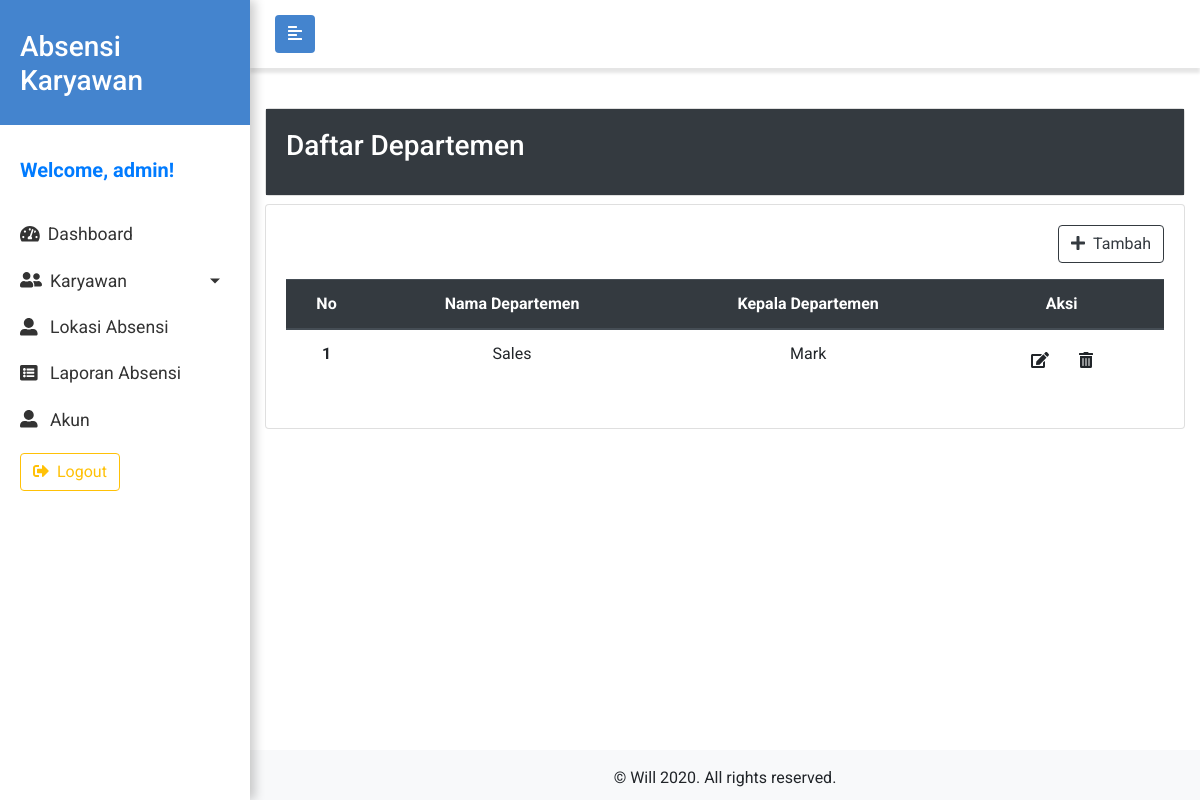
The page /admin/index.php?page=departemen (signed in) on the database as committed earlier.
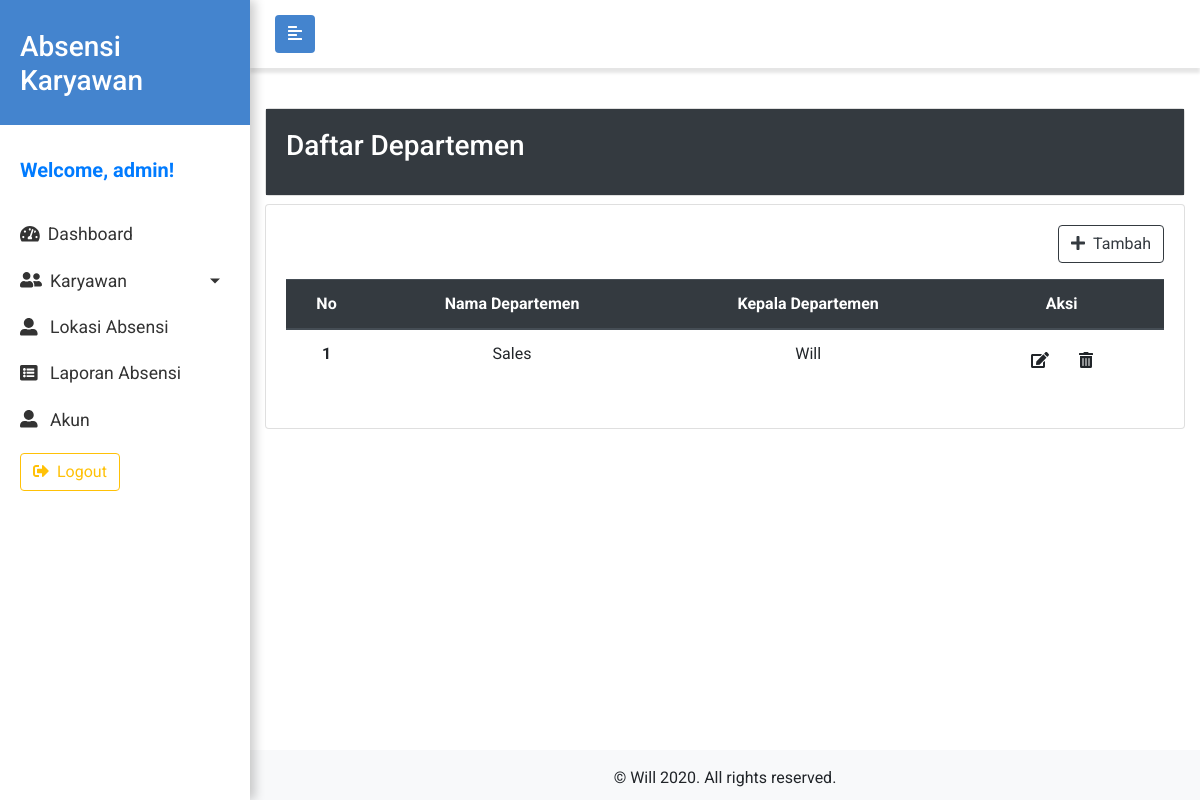
The same page on the database as committed later.
### tables this page shows
CREATE TABLE `departemen` (
  `id` int(11) NOT NULL,
  `nama` varchar(100) NOT NULL,
  `kepala_dept` varchar(100) NOT NULL
);

### admin/halaman/departemen.php (the view, shortened to what this page needs)
<div class="row">
  <div class="col-12">
    <div class="card" style="width: 100%;">
      <div class="card-body bg-dark text-white">
        <h3 class="card-title">Daftar Departemen</h3>
      </div>
    </div>
  </div>
</div>
<div class="row mt-2 mb-5">
  <div class="col-12">
    <div class="card" style="width: 100%;">
      <div class="card-body table-responsive">
        <?php
        $i = 1;
        $data = mysqli_query($koneksi, "SELECT * FROM departemen");
        ?>
        <a href="#" class="btn btn-outline-dark float-right mb-3 tambah-btn" data-toggle="modal" data-target="#formModal" onclick="changeType('tambah')">
          <i class="fas fa-plus mr-2"></i>Tambah
        </a>
        <table class="table table-hover text-center">
          <thead class="thead-dark">
            <tr>
              <th scope="col">No</th>
              <th scope="col">Nama Departemen</th>
              <th scope="col">Kepala Departemen</th>
              <th scope="col">Aksi</th>
            </tr>
          </thead>
          <tbody>
            <?php
            while ($d = mysqli_fetch_assoc($data)) :
            ?>
              <tr>
                <th scope="row"><?= $i ?></th>
                <td><?= $d["nama"] ?></td>
                <td><?= $d["kepala_dept"] ?></td>
                <td>
                  <a href="" class="btn edit-btn" data-id="<?php echo $d["id"]; ?>" data-toggle="modal" data-target="#formModal" onclick="changeType('ubah');">
                    <i class="fas fa-edit"></i>
                  </a>
                  <a href="" class="btn hapus-btn" data-id="<?php echo $d["id"]; ?>" onclick="return confirm('Anda yakin untuk menghapus data ini?')">
                    <i class="fas fa-trash-alt"></i>
                  </a>
                </td>
              </tr>
            <?php
              $i++;
            endwhile;
            ?>
          </tbody>
        </table>
      </div>
    </div>
  </div>
</div>

Rows that differ between the two databases and show on the page:
changed departemen "Sales": kepala_dept "Mark" → "Will"
